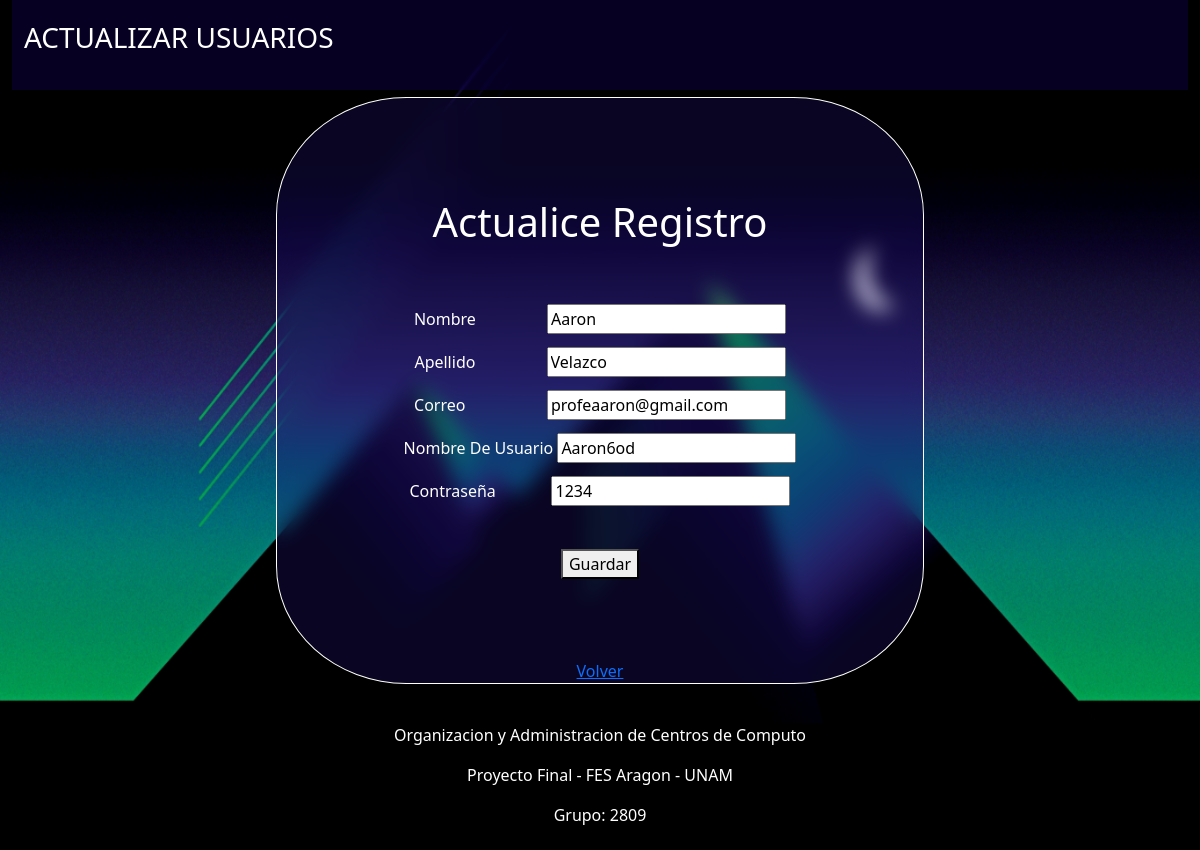
The page /editar.php?id=4 on the database its author committed.
### tables this page shows
CREATE TABLE `usuarios` (
  `id` int(10) NOT NULL,
  `nombre` varchar(100) NOT NULL,
  `apellido` varchar(50) NOT NULL,
  `correo` varchar(50) NOT NULL,
  `usuario` varchar(20) NOT NULL,
  `contrasena` varchar(20) NOT NULL
);

### editar.php (the view, shortened to what this page needs)
<?php
include_once "cabecera.php";
$mysqli = include_once "conexion.php";
$id = $_GET["id"];
$query = $mysqli->prepare("SELECT id, nombre, apellido, correo, usuario, contrasena FROM usuarios WHERE id = ?");
$query->bind_param("i", $id);
$query->execute();
$resultado = $query->get_result();
$usuarios = $resultado->fetch_assoc();
?>
<head>
    <link href="assets/Recursos/estiloEditar.css" rel="stylesheet" type="text/css">
</head>
<body>
    <header >
        <nav class="navbar" style="font-size:28px;">
            <div class="container-fluid">
                <span class="navbar-text">
                    <p class="text-white">ACTUALIZAR USUARIOS</p>
                </span>
            </div>
        </nav>
    </header><br><br>
    <div class="container main" style="text-align:center;">
        <div class="row texto">
            <h1>Actualice Registro</h1>
                <form class="texto"action="actualizar.php" method="POST">
                    <div class="form-group">
                        <label for="nombre"><p style="display:inline-block;">Nombre</p><p class="vacio">-------------</p></label>
                        <input value="<?php echo $usuarios["nombre"] ?>" placeholder="Nombre" type="text" name="nombre" id="nombre" required>
                    </div>
                    <div class="form-group">
                        <label for="apellido"><p style="display:inline-block;">Apellido</p><p class="vacio">-------------</p></label>
                        <input value="<?php echo $usuarios["apellido"] ?>" placeholder="Apellido"  type="text" name="apellido" id="apellido" required>
                    </div>
                    <div class="form-group">
                        <label for="correo"><p style="display:inline-block;">Correo</p><p class="vacio">---------------</p></label>
                        <input value="<?php echo $usuarios["correo"] ?>" placeholder="Correo"  type="text" name="correo" id="correo" required>
                    </div>
                    <div class="form-group">
                        <label for="usuario"><p>Nombre De Usuario</p></label>
                        <input value="<?php echo $usuarios["usuario"] ?>" placeholder="Nombre de usuario"  type="text" name="usuario" id="usuario" required>
                    </div>
                    <div class="form-group">
                        <label for="contrasena"><p style="display:inline-block;">Contraseña</p><p class="vacio">----------</p></label>
                        <input value="<?php echo $usuarios["contrasena"] ?>" placeholder="Contraseña"  type="text" name="contrasena" id="contrasena" required>
                    </div>
                    <div class="form-group">
                        <button>Guardar</button>
                    </div>
                    <a href="listar.php" style="">Volver</a>
                </form>
        </div>
    </div>
    <?php include_once "piePagina.php" ?>
</body>

### assets/Recursos/estiloEditar.css (style rules this page uses)
body { background-image: url('imagenes/BG2.jpg'); background-size: fixed; background-repeat: no-repeat; background-size: 100% 850px; height: 850px; }
.texto { color: #fff; }
.main { outline: 0.5px solid white; backdrop-filter: blur(10px); padding-top: 100px; background-color: rgba(30, 18, 117, 0.3); width: 55%; margin-top: -40px; border-radius: 20%; }
h1 { padding-bottom: 50px; }
.vacio { display: inline-block; color: rgba(0 ,0 ,0, 0); }
button { margin-top: 30px;; margin-bottom: 80px; }
.navbar { backdrop-filter: blur(1px); background-color: rgba(30, 5, 170,0.2); }

### rows shown on the page
usuarios: nombre "Aaron", apellido "Velazco", correo "profeaaron@gmail.com", usuario "Aaron6od", contrasena "1234"
